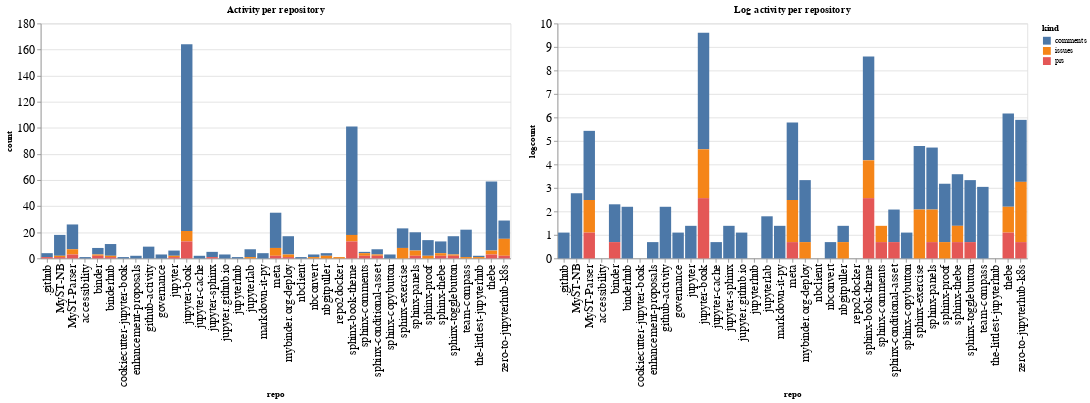

Notebook code cell kept with this figure:
### Code cell
ch1 = alt.Chart(repo_summaries, width=600, title="Activity per repository").mark_bar().encode(
    x='repo',
    y='count',
    color='kind',
    tooltip="kind"
)

ch2 = alt.Chart(repo_summaries, width=600, title="Log activity per repository").mark_bar().encode(
    x='repo',
    y='logcount',
    color='kind',
    tooltip="kind"
)

ch1 | ch2

### Figure 1 — Vega-Lite specification as saved in the notebook (floating-point values rounded to 4 significant figures)
{"config": {"axisLeft": {"labelFontSize": 15}, "axisBottom": {"labelFontSize": 15}}, "hconcat": [{"mark": "bar", "encoding": {"color": {"type": "nominal", "field": "kind"}, "tooltip": {"type": "nominal", "field": "kind"}, "x": {"type": "nominal", "field": "repo"}, "y": {"type": "quantitative", "field": "count"}}, "title": "Activity per repository", "width": 600}, {"mark": "bar", "encoding": {"color": {"type": "nominal", "field": "kind"}, "tooltip": {"type": "nominal", "field": "kind"}, "x": {"type": "nominal", "field": "repo"}, "y": {"type": "quantitative", "field": "logcount"}}, "title": "Log activity per repository", "width": 600}], "data": {"name": "data-3e85c584d50fd071a116141ff2aef425"}, "$schema": "https://vega.github.io/schema/vega-lite/v4.8.1.json", "datasets": {"data-3e85c584d50fd071a116141ff2aef425": [{"repo": ".github", "kind": "comments", "count": 3, "logcount": 1.099}, {"repo": ".github", "kind": "prs", "count": 1, "logcount": 0.0}, {"repo": "MyST-NB", "kind": "comments", "count": 16, "logcount": 2.773}, {"repo": "MyST-NB", "kind": "issues", "count": 1, "logcount": 0.0}, {"repo": "MyST-NB", "kind": "prs", "count": 1, "logcount": 0.0}, {"repo": "MyST-Parser", "kind": "comments", "count": 19, "logcount": 2.944}, {"repo": "MyST-Parser", "kind": "issues", "count": 4, "logcount": 1.386}, {"repo": "MyST-Parser", "kind": "prs", "count": 3, "logcount": 1.099}, {"repo": "accessibility", "kind": "comments", "count": 1, "logcount": 0.0}, {"repo": "binder", "kind": "comments", "count": 5, "logcount": 1.609}, {"repo": "binder", "kind": "issues", "count": 1, "logcount": 0.0}, {"repo": "binder", "kind": "prs", "count": 2, "logcount": 0.6931}, {"repo": "binderhub", "kind": "comments", "count": 9, "logcount": 2.197}, {"repo": "binderhub", "kind": "issues", "count": 1, "logcount": 0.0}, {"repo": "binderhub", "kind": "prs", "count": 1, "logcount": 0.0}, {"repo": "cookiecutter-jupyter-book", "kind": "comments", "count": 1, "logcount": 0.0}, {"repo": "enhancement-proposals", "kind": "comments", "count": 2, "logcount": 0.6931}, {"repo": "github-activity", "kind": "comments", "count": 9, "logcount": 2.197}, {"repo": "governance", "kind": "comments", "count": 3, "logcount": 1.099}, {"repo": "jupyter", "kind": "comments", "count": 4, "logcount": 1.386}, {"repo": "jupyter", "kind": "issues", "count": 1, "logcount": 0.0}, {"repo": "jupyter", "kind": "prs", "count": 1, "logcount": 0.0}, {"repo": "jupyter-book", "kind": "comments", "count": 143, "logcount": 4.963}, {"repo": "jupyter-book", "kind": "issues", "count": 8, "logcount": 2.079}, {"repo": "jupyter-book", "kind": "prs", "count": 13, "logcount": 2.565}, {"repo": "jupyter-cache", "kind": "comments", "count": 2, "logcount": 0.6931}, {"repo": "jupyter-sphinx", "kind": "comments", "count": 4, "logcount": 1.386}, {"repo": "jupyter-sphinx", "kind": "prs", "count": 1, "logcount": 0.0}, {"repo": "jupyter.github.io", "kind": "comments", "count": 3, "logcount": 1.099}, {"repo": "jupyterhub", "kind": "comments", "count": 1, "logcount": 0.0}, {"repo": "jupyterlab", "kind": "comments", "count": 6, "logcount": 1.792}, {"repo": "jupyterlab", "kind": "issues", "count": 1, "logcount": 0.0}, {"repo": "markdown-it-py", "kind": "comments", "count": 4, "logcount": 1.386}, {"repo": "meta", "kind": "comments", "count": 27, "logcount": 3.296}, {"repo": "meta", "kind": "issues", "count": 6, "logcount": 1.792}, {"repo": "meta", "kind": "prs", "count": 2, "logcount": 0.6931}, {"repo": "mybinder.org-deploy", "kind": "comments", "count": 14, "logcount": 2.639}, {"repo": "mybinder.org-deploy", "kind": "issues", "count": 2, "logcount": 0.6931}, {"repo": "mybinder.org-deploy", "kind": "prs", "count": 1, "logcount": 0.0}, {"repo": "nbclient", "kind": "comments", "count": 1, "logcount": 0.0}, {"repo": "nbconvert", "kind": "comments", "count": 2, "logcount": 0.6931}, {"repo": "nbconvert", "kind": "issues", "count": 1, "logcount": 0.0}, {"repo": "nbgitpuller", "kind": "comments", "count": 2, "logcount": 0.6931}, {"repo": "nbgitpuller", "kind": "issues", "count": 2, "logcount": 0.6931}, {"repo": "repo2docker", "kind": "issues", "count": 1, "logcount": 0.0}, {"repo": "sphinx-book-theme", "kind": "comments", "count": 83, "logcount": 4.419}, {"repo": "sphinx-book-theme", "kind": "issues", "count": 5, "logcount": 1.609}, {"repo": "sphinx-book-theme", "kind": "prs", "count": 13, "logcount": 2.565}, {"repo": "sphinx-comments", "kind": "comments", "count": 1, "logcount": 0.0}, {"repo": "sphinx-comments", "kind": "issues", "count": 2, "logcount": 0.6931}, {"repo": "sphinx-comments", "kind": "prs", "count": 2, "logcount": 0.6931}, {"repo": "sphinx-conditional-asset", "kind": "comments", "count": 4, "logcount": 1.386}, {"repo": "sphinx-conditional-asset", "kind": "issues", "count": 1, "logcount": 0.0}, {"repo": "sphinx-conditional-asset", "kind": "prs", "count": 2, "logcount": 0.6931}, {"repo": "sphinx-copybutton", "kind": "comments", "count": 3, "logcount": 1.099}, {"repo": "sphinx-exercise", "kind": "comments", "count": 15, "logcount": 2.708}, {"repo": "sphinx-exercise", "kind": "issues", "count": 8, "logcount": 2.079}, {"repo": "sphinx-panels", "kind": "comments", "count": 14, "logcount": 2.639}, {"repo": "sphinx-panels", "kind": "issues", "count": 4, "logcount": 1.386}, {"repo": "sphinx-panels", "kind": "prs", "count": 2, "logcount": 0.6931}, {"repo": "sphinx-proof", "kind": "comments", "count": 12, "logcount": 2.485}, {"repo": "sphinx-proof", "kind": "issues", "count": 2, "logcount": 0.6931}, {"repo": "sphinx-thebe", "kind": "comments", "count": 9, "logcount": 2.197}, {"repo": "sphinx-thebe", "kind": "issues", "count": 2, "logcount": 0.6931}, {"repo": "sphinx-thebe", "kind": "prs", "count": 2, "logcount": 0.6931}, {"repo": "sphinx-togglebutton", "kind": "comments", "count": 14, "logcount": 2.639}, {"repo": "sphinx-togglebutton", "kind": "issues", "count": 1, "logcount": 0.0}, {"repo": "sphinx-togglebutton", "kind": "prs", "count": 2, "logcount": 0.6931}, {"repo": "team-compass", "kind": "comments", "count": 21, "logcount": 3.045}, {"repo": "team-compass", "kind": "issues", "count": 1, "logcount": 0.0}, {"repo": "the-littlest-jupyterhub", "kind": "comments", "count": 1, "logcount": 0.0}, {"repo": "the-littlest-jupyterhub", "kind": "issues", "count": 1, "logcount": 0.0}, {"repo": "thebe", "kind": "comments", "count": 53, "logcount": 3.97}, {"repo": "thebe", "kind": "issues", "count": 3, "logcount": 1.099}, {"repo": "thebe", "kind": "prs", "count": 3, "logcount": 1.099}, {"repo": "zero-to-jupyterhub-k8s", "kind": "comments", "count": 14, "logcount": 2.639}, {"repo": "zero-to-jupyterhub-k8s", "kind": "issues", "count": 13, "logcount": 2.565}, {"repo": "zero-to-jupyterhub-k8s", "kind": "prs", "count": 2, "logcount": 0.6931}]}}
